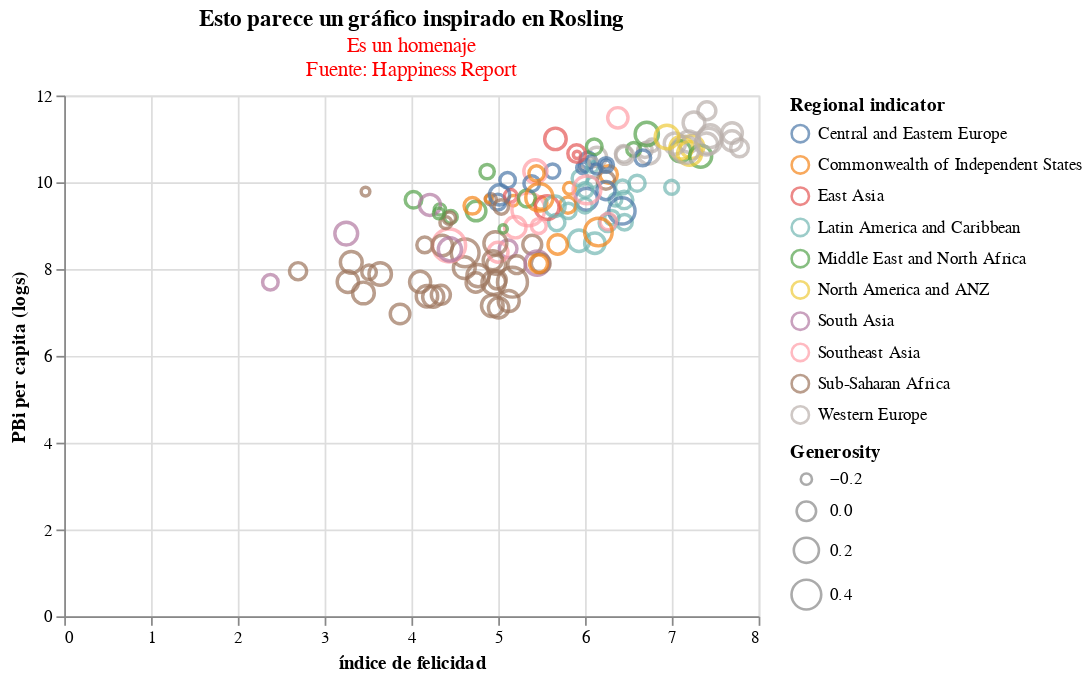

Notebook source saved alongside this figure:
### Code cell
#Cambiando los titulos de los ejes

alt.Chart(happy).mark_point().encode(
    x = alt.X("Life Ladder:Q",  title = "índice de felicidad"),
    y = alt.Y("Log GDP per capita:Q" ,  title = "PBi per capita (logs)"),
    color = alt.Color("Regional indicator"),
    size = alt.Size('Generosity')
    ).interactive().properties(
    title={
      "text": ["Esto parece un gráfico inspirado en Rosling"], 
      "subtitle": ["Es un homenaje",
                   "Fuente: Happiness Report"],
      "color": "Black",
      "subtitleColor": "Red"
    })

### Figure 1 — Vega-Lite specification as saved in the notebook (floating-point values rounded to 4 significant figures; data arrays with more than 128 entries replaced by an {"elided": "..."} marker saying what was removed)
{"config": {"view": {"continuousWidth": 400, "continuousHeight": 300}}, "data": {"name": "data-47ad6161b4b1992334eddc97066a403a"}, "mark": "point", "encoding": {"color": {"type": "nominal", "field": "Regional indicator"}, "size": {"type": "quantitative", "field": "Generosity"}, "x": {"type": "quantitative", "field": "Life Ladder", "title": "índice de felicidad"}, "y": {"type": "quantitative", "field": "Log GDP per capita", "title": "PBi per capita (logs)"}}, "selection": {"selector005": {"type": "interval", "bind": "scales", "encodings": ["x", "y"]}}, "title": {"text": ["Esto parece un gráfico inspirado en Rosling"], "subtitle": ["Es un homenaje", "Fuente: Happiness Report"], "color": "Black", "subtitleColor": "Red"}, "$schema": "https://vega.github.io/schema/vega-lite/v4.8.1.json", "datasets": {"data-47ad6161b4b1992334eddc97066a403a": {"elided": "144 records"}}}
